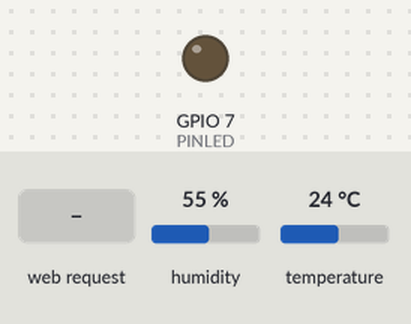
The program below on a simulated ESP32-C3. On the bench: output pins drawn as LEDs (lit = HIGH). The inputs (shaded band) are chosen by the test bench; at power-on: humidity 55 %, temperature 24 °C. WiFi joins after 1.5 s; servers stay silent unless stated; what the program prints to the serial monitor is not drawn.

Above: at 3.7 s.
3.8 s: HTTP request GET /ledon received
At 5.0 s:
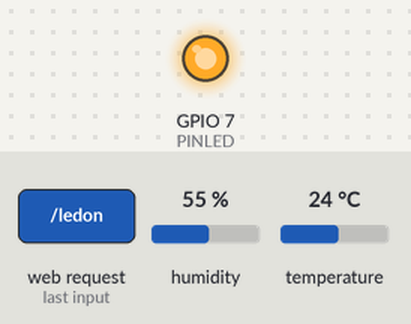
5.3 s: HTTP request GET /ledoff received
At 5.7 s:
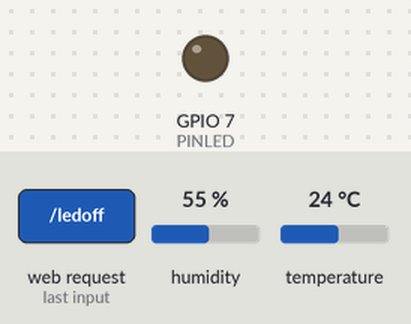
Timing chart, 0 to 8.3 s (numbered marks = the images above; inputs shaded):
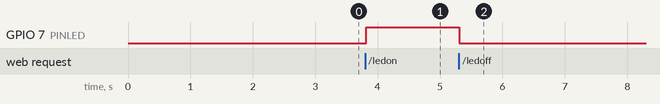

The program:

main.cpp
```cpp
/* Exemple d'utilisation d'un IOT sur ESP32
    Mettant en pratique l'utilisation d'un serveur Web sur liaison Wifi
        - ON /OFF d'une led à distance
        - Mesure & Visualisation de la température & Humidité au travers d'un capteur DHT20
    Sur la base du travail de Tommy DesRochers: https://tommydesrochers.com/
*/

#include <Arduino.h>

#include <WiFi.h>
#include <WebServer.h>

#include "DHT20.h"

const char *SSID = "Livebox...";
const char *PWD= "yezv...UhtGGTL";
WebServer server(80);

const uint8_t PINLED = 7;
uint8_t ledState = LOW;

DHT20 DHT;
float humidity, temperature;

void handleRoot() {
    String page = "<!DOCTYPE html>";

    page += "<html lang='fr'>";
    page += "<head>";
    page += "    <title>Serveur ESP32</title>";
    page += "    <meta http-equiv='refresh' content='5' name='viewport' content='width=device-width, initial-scale=1' charset='UTF-8' />";
    page += "    <link rel='stylesheet' href='https://www.w3schools.com/w3css/4/w3.css'>";
    page += "</head>";

    page += "<body>";

    page += "    <div class='w3-card w3-blue w3-padding-small w3-jumbo w3-center'>";
    page += "        <p>Commande LED</p>";
    page += "    </div>";

    page += "    <div class='w3-bar'>";
    page += "        <a href='/ledon' class='w3-bar-item w3-button w3-border w3-jumbo' style='width:50%; height:50%;'>ON</a>";
    page += "        <a href='/ledoff' class='w3-bar-item w3-button w3-border w3-jumbo' style='width:50%; height:50%;'>OFF</a>";
    page += "    </div>";

    page += "    <div class='w3-card w3-green w3-padding-small w3-jumbo w3-center'>";
    page += "        <p>Valeur des Capteurs</p>";
    page += "    </div>";

    page += "    <div class='w3-center w3-padding-16 w3-jumbo'>";
    page += "       <p>Température: "; page += temperature; page += " °C</p>";
    page += "       <p>Humidité: "; page += humidity; page += " %</p>";
    page += "    </div>";

    page += "</body>";
    page += "</html>";

    server.setContentLength(page.length());
    server.send(200, "text/html", page);
}

void handleNotFound() {
    server.send(404, "text/plain", "404: Not found");
}

void handleLedOn() {
    digitalWrite(PINLED, ledState = HIGH);
    server.sendHeader("Location","/");
    server.send(303);
}

void handleLedOff() {
    digitalWrite(PINLED, ledState = LOW);
    server.sendHeader("Location","/");
    server.send(303);
}

void setup() {
// Initialisation de la liaison série
    Serial.begin(115200);
    delay(1000);
    Serial.println("\n");

// Initialisation de la broche de la LED
    pinMode(PINLED, OUTPUT);
    digitalWrite(PINLED, ledState);

// Initialisation du capteur d'humidité & Température
    DHT.begin(2, 3); // DataPin, ClockPin

// Connexion au WIFI
    WiFi.persistent(false);
    WiFi.begin(SSID, PWD);
    Serial.print("Tentative de connexion...");

    while (WiFi.status() != WL_CONNECTED) {
        Serial.print(".");
        delay(100);
    }

    Serial.println("\n");
    Serial.println("Connexion etablie!");
    Serial.print("Adresse IP: ");
    Serial.println(WiFi.localIP());

// Initialisation des différentes page & démarrage du serveur Web
    server.on("/", handleRoot);
    server.on("/ledon", handleLedOn);
    server.on("/ledoff", handleLedOff);
    server.onNotFound(handleNotFound);
    server.begin();
    Serial.println("Serveur web actif!");
}

void loop() {

// Lecture du capteur toutes les 1 seconde(s) (1000 ms)
    if ( millis() - DHT.lastRead() >= 1000) {
        DHT.read();
        humidity = DHT.getHumidity();
        temperature = DHT.getTemperature();

        /* Serial.print("Humidity: ");
        Serial.print(humidity, 1);
        Serial.print(" %\t\tTemperature ");
        Serial.print(temperature, 1);
        Serial.println("°C"); */
    }

// Detection des nouvelles requetes sur le serveur Web et MAJ-Envoi des pages
    server.handleClient();

}
```

Measured:
- after the input at 3.8 s, GPIO 7 (PINLED): LOW → HIGH at once
- after the input at 5.3 s, GPIO 7 (PINLED): HIGH → LOW at once
